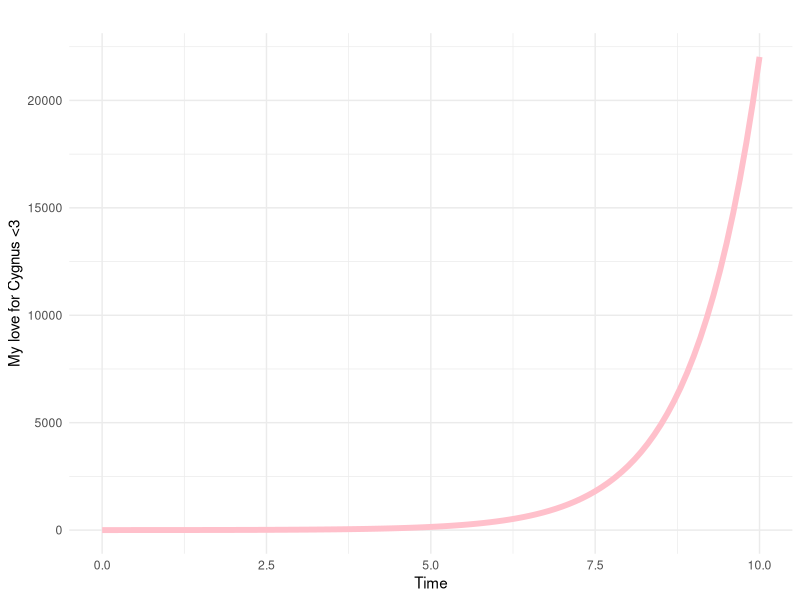
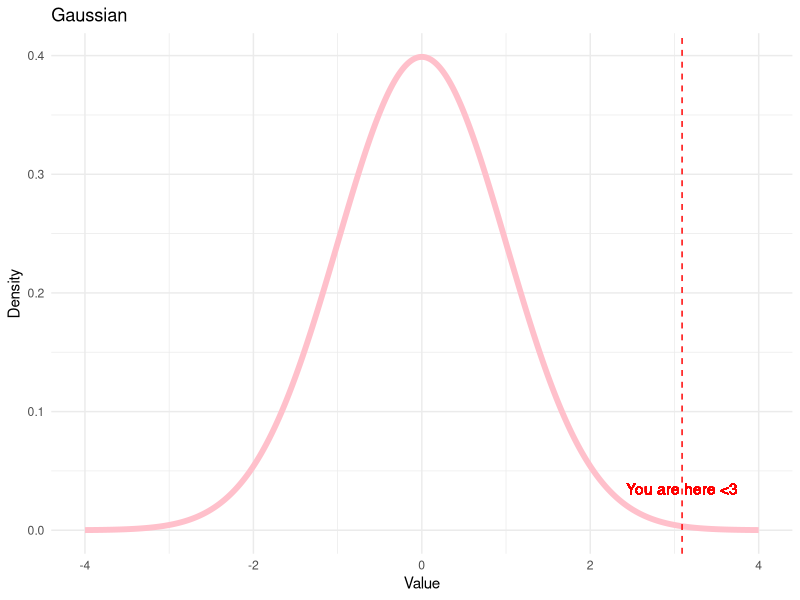
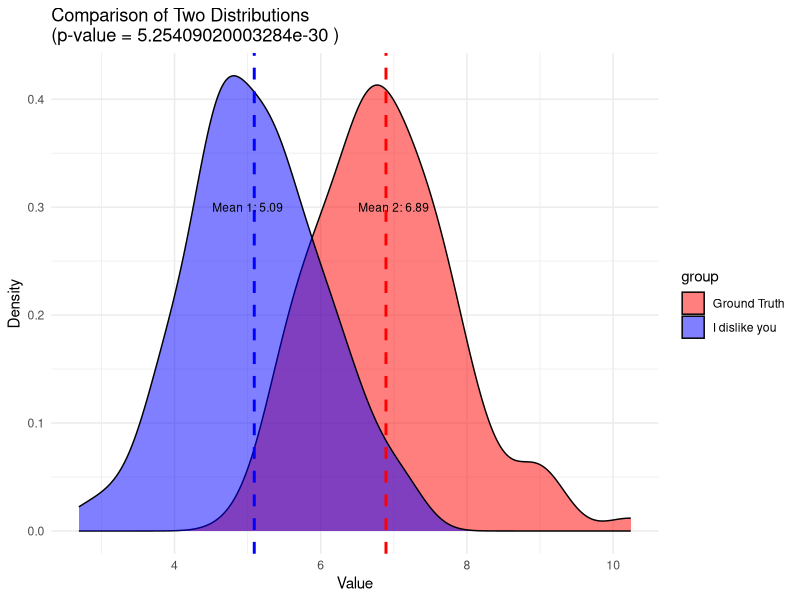
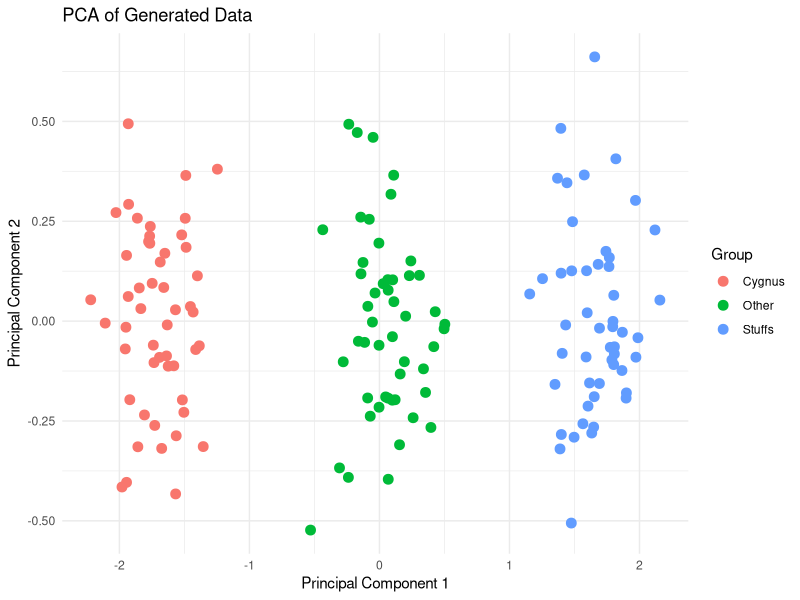

Source code (R) for these figures, in order: (Note: this script raises an error after producing the figures.)
## ---- chunk 1
library(tidyverse)
library(gganimate)
library(tibble)
## ---- chunk 2
# Define the data frame with x and y values
data <- data.frame(x = seq(0, 10, by = 0.1))
data$y <- exp(data$x)

# Create the plot
ggplot(data, aes(x = x, y = y)) +
  geom_line(color = "pink", size = 2) +
  labs(title = "", x = "Time", y = "My love for Cygnus <3") +
  theme_minimal()
## ---- chunk 3
# Math function
t <- seq(0, 2 * pi, length.out = 100)
heart_data <- tibble(
  x = 16 * sin(t)^3,
  y = 13 * cos(t) - 5 * cos(2 * t) - 2 * cos(3 * t) - cos(4 * t),
  frame = rep(1:10, each = 10)
)

# Plot
p <- ggplot(heart_data, aes(x, y)) +
  geom_path(color = "red", size = 1.5) +
  theme_minimal() +
  labs(title = "How I feel aboout you everyday") +
  theme(axis.title = element_blank(), axis.text = element_blank(), axis.ticks = element_blank())

# Animate
animated_heart <- p +
  transition_reveal(along = frame) +
  enter_fade() +
  exit_fade() +
  ease_aes('linear')

# Render 
animate(animated_heart, nframes = 50, fps = 50)

## ---- chunk 4
mean <- 0    
sd <- 1      

# Generate data for the Gaussian distribution
x <- seq(-4, 4, length.out = 1000)
y <- dnorm(x, mean, sd)

data <- data.frame(x, y)
percentile_99 <- qnorm(0.999, mean, sd)

# Create the plot
ggplot(data, aes(x, y)) +
  geom_line(color = "pink", size = 2) +
  geom_vline(xintercept = percentile_99, linetype = "dashed", color = "red") +
  geom_text(aes(x = percentile_99, y = 0.02, label = "You are here <3"), 
            color = "red", vjust = -1) +
  labs(title = "Gaussian",
       x = "Value",
       y = "Density") +
  theme_minimal()

## ---- chunk 5
# Set seed
set.seed(123)

# Generate two normal distributions
n <- 100
dist1 <- rnorm(n, mean = 5, sd = 1)
dist2 <- rnorm(n, mean = 7, sd = 1)

data <- data.frame(
  value = c(dist1, dist2),
  group = rep(c("I dislike you", "Ground Truth"), each = n)
)

# Perform a t-test to compare the means
t_test_result <- t.test(dist1, dist2)
p_value <- t_test_result$p.value

# Create the plot
ggplot(data, aes(x = value, fill = group)) +
  geom_density(alpha = 0.5) +
  geom_vline(aes(xintercept = mean(dist1)), color = "blue", linetype = "dashed", size = 1) +
  geom_vline(aes(xintercept = mean(dist2)), color = "red", linetype = "dashed", size = 1) +
  labs(title = paste("Comparison of Two Distributions\n(p-value =", p_value, ")"),
       x = "Value",
       y = "Density") +
  theme_minimal() +
  scale_fill_manual(values = c("I dislike you" = "blue", "Ground Truth" = "red")) +
  annotate("text", x = 5, y = 0.3, label = paste("Mean 1:", round(mean(dist1), 2)), color = "black", size = 3) +
  annotate("text", x = 7, y = 0.3, label = paste("Mean 2:", round(mean(dist2), 2)), color = "black", size = 3)

## ---- chunk 6
set.seed(123)
n <- 50  

cygnus_data <- data.frame(
  Group = rep("Cygnus", n),
  PC1 = rnorm(n, mean = 5, sd = 1),
  PC2 = rnorm(n, mean = 5, sd = 1)
)
other_data <- data.frame(
  Group = rep("Other", n),
  PC1 = rnorm(n, mean = 0, sd = 1),
  PC2 = rnorm(n, mean = 0, sd = 1)
)
stuffs_data <- data.frame(
  Group = rep("Stuffs", n),
  PC1 = rnorm(n, mean = -5, sd = 1),
  PC2 = rnorm(n, mean = -5, sd = 1)
)
all_data <- rbind(cygnus_data, other_data, stuffs_data)

# Scale the data (excluding the Group column)
scaled_data <- scale(all_data[, 2:3])

# Perform PCA
pca_result <- prcomp(scaled_data, center = TRUE, scale. = TRUE)
pca_df <- data.frame(pca_result$x)
pca_df$Group <- all_data$Group

# Plot the PCA results
ggplot(pca_df, aes(x = PC1, y = PC2, color = Group)) +
  geom_point(size = 3) +
  labs(title = "PCA of Generated Data",
       x = "Principal Component 1",
       y = "Principal Component 2") +
  theme_minimal()

## ---- chunk 7
knitr::include_graphics("cygnus_photo1.jpg")
